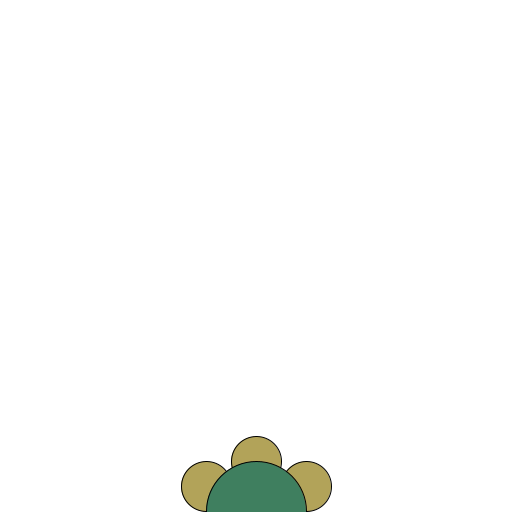
Frame 1 (no input)
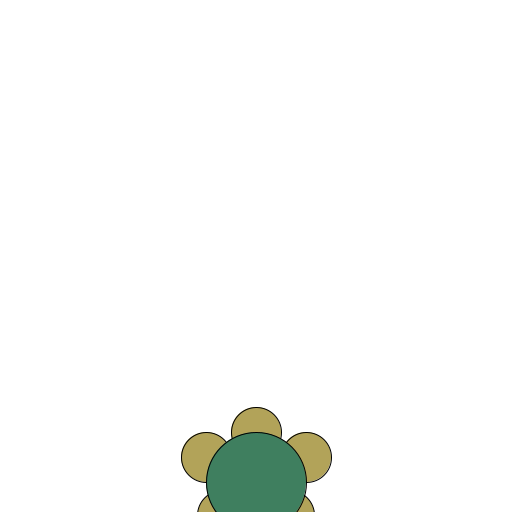
Frame 60 (the mouse pressed at the canvas centre just before this capture)
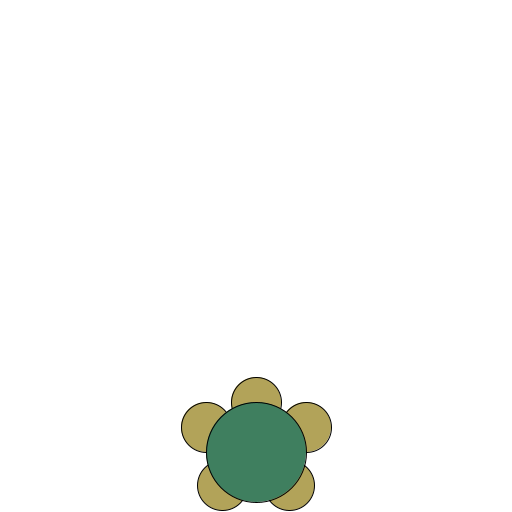
Frame 120 (the mouse held since frame 60 and released just before this capture)

The Processing sketch that drew these frames (run headless with seeded random() and noise(); from frame 60 on, the mouse is pressed at the canvas centre):

// Processing sketch: turtle
// ── turtle.pde
Tartle tartle;

void setup() {
    size(512,512);
    colorMode(HSB, 360, 100, 100);
    tartle = new Tartle(width/2,height,50);
}

void draw() {
    background(0,0,100);
    tartle.walk();
    tartle.draw();
}

class Tartle{
    float x,y,sizes;
    Foot foots;
    Shell body;
    Head head;
    Tartle(float _x,float _y,float si){
        body = new Shell(si*2);
        foots = new Foot(si);
        head = new Head(si);
        x = _x;
        y=_y;
        sizes = si;
    }
    void walk(){
        y-=0.5;
        if(sizes*3/2>y){
            y = sizes*3/2;
        }
    }
    void draw(){
        foots.draw(x,y);
        head.draw(x,y);
        body.draw(x,y);
    }
}

class Foot{
    float siz;
    Foot(float si){
        siz = si;
    }
    void draw(float x,float y){
        fill(50,50,70);
        ellipse(x+siz,y-siz/2, siz,siz);
        ellipse(x-siz,y-siz/2, siz,siz);
        ellipse(x+(siz*2)/3,y+(siz*2)/3, siz,siz);
        ellipse(x-(siz*2)/3,y+(siz*2)/3, siz,siz);
    }
}

class Shell{
    float siz;
    Shell(float si){
        siz = si;
    }
    void draw(float x,float y){
        fill(150,50,50);
        ellipse(x,y,siz,siz);
    }
}

class Head{
    float siz;
    Head(float si){
        siz = si;
    }
    void draw(float x,float y){
        fill(50,50,70);
        ellipse(x, y-siz, siz, siz);
    }
}
